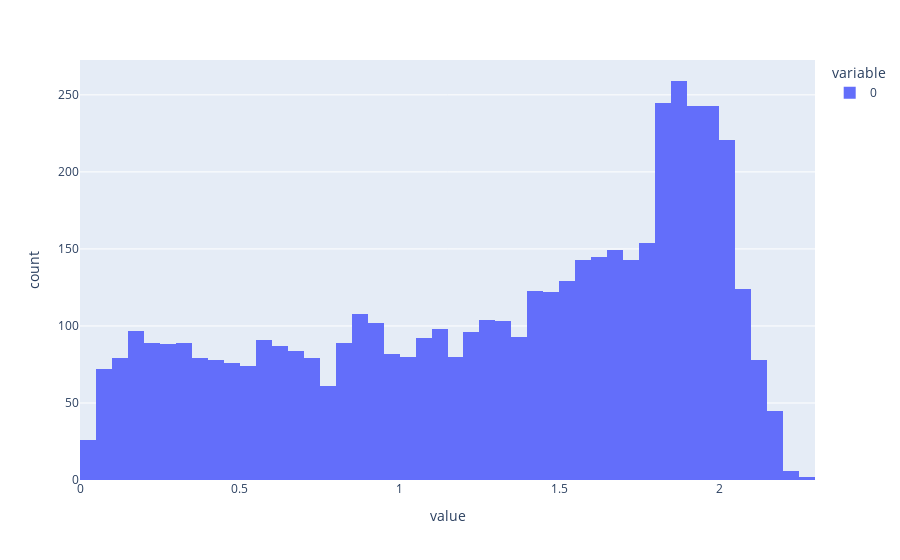

Write notebook code for a chart like this one.
### Code cell
px.histogram(np.where(Eucl_Dist == 0, None, Eucl_Dist).reshape(100*100, ))

### Figure 1 — Plotly figure (JSON) as saved in the notebook; plotly's stock layout.template omitted (floating-point values rounded to 4 significant figures; data arrays with more than 128 entries replaced by an {"elided": "..."} marker saying what was removed)
{"data": [{"alignmentgroup": "True", "bingroup": "x", "hovertemplate": "variable=0<br>value=%{x}<br>count=%{y}<extra></extra>", "legendgroup": "0", "marker": {"color": "#636efa"}, "name": "0", "offsetgroup": "0", "orientation": "v", "showlegend": true, "type": "histogram", "x": {"elided": "10000 float values"}, "xaxis": "x", "yaxis": "y"}], "layout": {"barmode": "relative", "legend": {"title": {"text": "variable"}, "tracegroupgap": 0}, "margin": {"t": 60}, "xaxis": {"anchor": "y", "domain": [0, 1], "title": {"text": "value"}}, "yaxis": {"anchor": "x", "domain": [0, 1], "title": {"text": "count"}}}}
